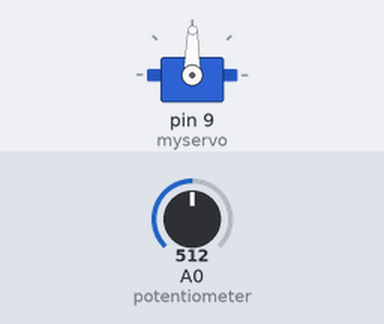
Recording of a sketch running on a simulated Arduino Uno, built with avr-gcc and run on an emulated ATmega328P. On the bench: servo. The test bench sets the inputs (shaded band); at power-on: A0 (potentiometer) = 512.

Above: at 1.2 s.
1.3 s: A0 (potentiometer) set to 0
Timing chart, 0 to 4.3 s (numbered marks = the images above; inputs shaded):
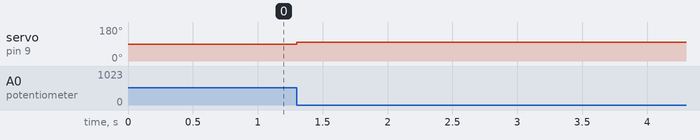

The sketch:

Circuit_3A_-_Servo_Motor_v2.ino
```cpp
/*
SparkFun Inventor’s Kit
Circuit 3A-Servo

Move a servo attached to pin 9 so that it's angle matches a potentiometer attached to A0.

This sketch was written by SparkFun Electronics, with lots of help from the Arduino community.
This code is completely free for any use.

View circuit diagram and instructions at: https://learn.sparkfun.com/tutorials/sparkfun-inventors-kit-experiment-guide---v40
Download drawings and code at: https://github.com/sparkfun/SIK-Guide-Code
 */

#include <Servo.h>          //include the servo library

int potPosition;           //this variable will store the position of the potentiometer
int servoPosition;         //the servo will move to this position

Servo myservo;              //create a servo object

void setup() {

  myservo.attach(9);        //tell the servo object that its servo is plugged into pin 9

}

void loop() {


  potPosition = analogRead(A0);                     //use analog read to measure the position of the potentiometer (0-1023)

  servoPosition = map(potPosition, 1023,0,80,100);  //convert the potentiometer number to a servo position from 20-160
                                                    //Note: its best to avoid driving the little SIK servos all the
                                                    //way to 0 or 180 degrees it can cause the motor to jitter, which is bad for the servo.

  myservo.write(servoPosition);                      //move the servo to the 10 degree position
}
```

Measured:
- after the input at 1.3 s, servo on pin 9 (myservo): 89° → 100° at once
